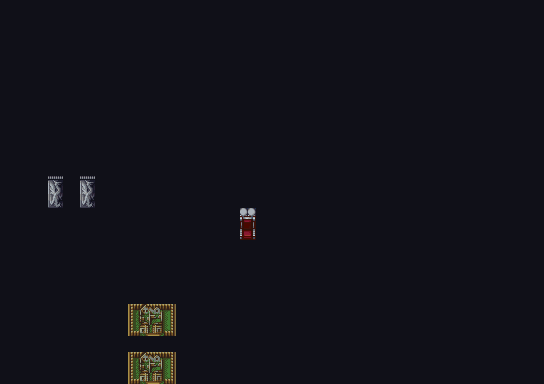

The image is a tile-based game level rendered from a .tmx file. Its description and source (layers, tilesets, objects; grid data summarised) follow:
An orthogonal 34x24 tile map with 16x16 px tiles, 4 tile layers (Tile Layer 1, Destroyed Villages, Banners, Throne).

<map version="1.4" tiledversion="1.4.2" orientation="orthogonal" renderorder="right-down" width="34" height="24" tilewidth="16" tileheight="16" infinite="0" nextlayerid="5" nextobjectid="1">
 <tileset firstgid="1" name="Thracia_Castle_v2(Flasuban)" tilewidth="16" tileheight="16" tilecount="1024" columns="32">
  <image source="Thracia_Castle_v2(Flasuban).png" width="512" height="512" />
 </tileset>
 <layer id="1" name="Tile Layer 1" width="34" height="24">
  <properties>
   <property name="Anims1" value="ThraciaCastleTileAnimationsID" />
   <property name="ChapterID" value="Chapter12xDarkness" />
   <property name="Main" value="" />
   <property name="MapChangesID" value="Chapter12xDarknessMapChanges" />
   <property name="MapID" value="Chapter12xDarknessMap" />
   <property name="ObjectType" value="ThraciaCastleObjectID" />
   <property name="PaletteID" value="ThraciaCastlePaletteID" />
   <property name="TileConfig" value="ThraciaCastleMapchipConfigID" />
  </properties>
  <data>[816 cells, 816 non-empty, 1 distinct tile ids]</data>
 </layer>
 <layer id="2" name="Destroyed Villages" width="34" height="24">
  <properties>
   <property name="ID" value="0" />
  </properties>
  <data>[816 cells, 15 non-empty, 7 distinct tile ids]</data>
 </layer>
 <layer id="3" name="Banners" width="34" height="24">
  <properties>
   <property name="ID" value="1" />
  </properties>
  <data>[816 cells, 4 non-empty, 2 distinct tile ids]</data>
 </layer>
 <layer id="4" name="Throne" width="34" height="24">
  <properties>
   <property name="ID" value="2" />
  </properties>
  <data>[816 cells, 2 non-empty, 2 distinct tile ids]</data>
 </layer>
</map>
